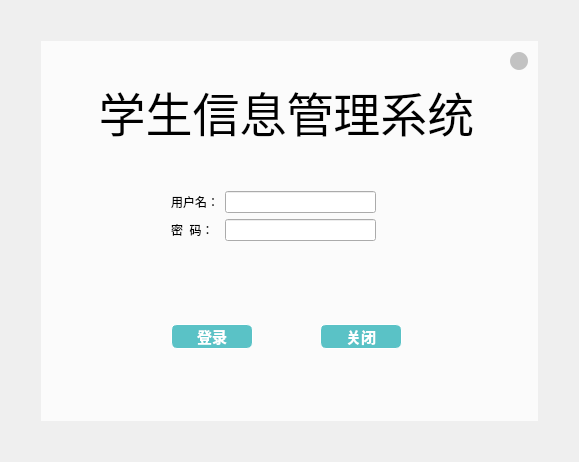
<?xml version="1.0" encoding="UTF-8"?>
<ui version="4.0">
 <class>framelessWidget</class>
 <widget class="QWidget" name="framelessWidget">
  <property name="geometry">
   <rect>
    <x>0</x>
    <y>0</y>
    <width>579</width>
    <height>462</height>
   </rect>
  </property>
  <property name="windowTitle">
   <string>MainWindow</string>
  </property>
  <property name="styleSheet">
   <string notr="true"/>
  </property>
  <layout class="QGridLayout" name="gridLayout_2">
   <item row="0" column="0">
    <layout class="QGridLayout" name="gridLayout">
     <property name="leftMargin">
      <number>0</number>
     </property>
     <property name="topMargin">
      <number>0</number>
     </property>
     <property name="rightMargin">
      <number>0</number>
     </property>
     <property name="bottomMargin">
      <number>0</number>
     </property>
     <item row="0" column="0">
      <layout class="QVBoxLayout" name="verticalLayout">
       <property name="leftMargin">
        <number>30</number>
       </property>
       <property name="topMargin">
        <number>30</number>
       </property>
       <property name="rightMargin">
        <number>30</number>
       </property>
       <property name="bottomMargin">
        <number>30</number>
       </property>
       <item>
        <widget class="QWidget" name="mainWidget" native="true">
         <layout class="QVBoxLayout" name="verticalLayout_3">
          <property name="leftMargin">
           <number>0</number>
          </property>
          <property name="topMargin">
           <number>0</number>
          </property>
          <property name="rightMargin">
           <number>0</number>
          </property>
          <property name="bottomMargin">
           <number>0</number>
          </property>
          <item>
           <layout class="QVBoxLayout" name="mainLayout">
            <property name="spacing">
             <number>0</number>
            </property>
            <item>
             <widget class="QWidget" name="titleBar" native="true">
              <property name="minimumSize">
               <size>
                <width>0</width>
                <height>30</height>
               </size>
              </property>
              <property name="maximumSize">
               <size>
                <width>16777215</width>
                <height>30</height>
               </size>
              </property>
              <property name="styleSheet">
               <string notr="true">#titleBar{

background-color: rgb(251, 251, 251);}</string>
              </property>
              <layout class="QVBoxLayout" name="verticalLayout_2">
               <property name="leftMargin">
                <number>0</number>
               </property>
               <property name="topMargin">
                <number>0</number>
               </property>
               <property name="rightMargin">
                <number>0</number>
               </property>
               <property name="bottomMargin">
                <number>0</number>
               </property>
               <item>
                <layout class="QHBoxLayout" name="horizontalLayout">
                 <property name="topMargin">
                  <number>10</number>
                 </property>
                 <property name="rightMargin">
                  <number>10</number>
                 </property>
                 <item>
                  <spacer name="horizontalSpacer">
                   <property name="orientation">
                    <enum>Qt::Horizontal</enum>
                   </property>
                   <property name="sizeHint" stdset="0">
                    <size>
                     <width>40</width>
                     <height>20</height>
                    </size>
                   </property>
                  </spacer>
                 </item>
                 <item>
                  <widget class="QPushButton" name="Button_close">
                   <property name="minimumSize">
                    <size>
                     <width>18</width>
                     <height>18</height>
                    </size>
                   </property>
                   <property name="maximumSize">
                    <size>
                     <width>18</width>
                     <height>18</height>
                    </size>
                   </property>
                   <property name="styleSheet">
                    <string notr="true">QPushButton{background-color:#c2c2c2;border-radius:9px}
QPushButton:hover {background-color:#cb4042;border-radius:9px;}
QPushButton:pressed {background-color:#ab3b3a;border-radius:9px;}</string>
                   </property>
                   <property name="text">
                    <string/>
                   </property>
                  </widget>
                 </item>
                </layout>
               </item>
              </layout>
             </widget>
            </item>
            <item>
             <widget class="QWidget" name="mainDisplayWidget" native="true">
              <property name="styleSheet">
               <string notr="true">#mainDisplayWidget{
background-color: rgb(251, 251, 251);}</string>
              </property>
              <widget class="QWidget" name="widget" native="true">
               <property name="geometry">
                <rect>
                 <x>130</x>
                 <y>120</y>
                 <width>205</width>
                 <height>88</height>
                </rect>
               </property>
               <layout class="QGridLayout" name="gridLayout_3">
                <item row="2" column="0" colspan="2">
                 <widget class="QWidget" name="Tips_Coum1" native="true">
                  <layout class="QHBoxLayout" name="horizontalLayout_3">
                   <item>
                    <widget class="scrolltext" name="Tips_Coum" native="true"/>
                   </item>
                  </layout>
                 </widget>
                </item>
                <item row="0" column="0">
                 <widget class="QLabel" name="label">
                  <property name="text">
                   <string>用户名：</string>
                  </property>
                 </widget>
                </item>
                <item row="0" column="1">
                 <widget class="QtMaterialAutoComplete" name="lineEdit_User"/>
                </item>
                <item row="1" column="0">
                 <widget class="QLabel" name="label_2">
                  <property name="text">
                   <string>密  码：</string>
                  </property>
                 </widget>
                </item>
                <item row="1" column="1">
                 <widget class="QtMaterialAutoComplete" name="lineEdit__Pwd"/>
                </item>
               </layout>
              </widget>
              <widget class="QWidget" name="widget_2" native="true">
               <property name="geometry">
                <rect>
                 <x>130</x>
                 <y>240</y>
                 <width>231</width>
                 <height>51</height>
                </rect>
               </property>
               <layout class="QHBoxLayout" name="horizontalLayout_2">
                <item>
                 <widget class="QPushButton" name="btn_login">
                  <property name="styleSheet">
                   <string notr="true">  QPushButton {
      border: 0.5px solid white;
      border-radius: 6px;
      background-color: rgb(90,194,198);
      min-width: 80px;
	  font-family: &quot;Microsoft YaHei&quot;;
	  font-size:11pt;
	  font-weight: bold;
	  color:white;
  }
 QPushButton:hover {
	border: 0.5px solid white;
      border-radius: 6px;
      background-color: #1fab89;
      min-width: 80px;
	  font-family: &quot;Microsoft YaHei&quot;;
	  font-size:10pt;
	  font-weight: bold;
	  color:white;
 }</string>
                  </property>
                  <property name="text">
                   <string>登录</string>
                  </property>
                 </widget>
                </item>
                <item>
                 <spacer name="horizontalSpacer_2">
                  <property name="orientation">
                   <enum>Qt::Horizontal</enum>
                  </property>
                  <property name="sizeHint" stdset="0">
                   <size>
                    <width>40</width>
                    <height>20</height>
                   </size>
                  </property>
                 </spacer>
                </item>
                <item>
                 <widget class="QPushButton" name="btn_close">
                  <property name="styleSheet">
                   <string notr="true">  QPushButton {
      border: 0.5px solid white;
      border-radius: 6px;
      background-color: rgb(90,194,198);
      min-width: 80px;
	  font-family: &quot;Microsoft YaHei&quot;;
	  font-size:11pt;
	  font-weight: bold;
	  color:white;
  }
 QPushButton:hover {
	border: 0.5px solid white;
      border-radius: 6px;
      background-color: #1fab89;
      min-width: 80px;
	  font-family: &quot;Microsoft YaHei&quot;;
	  font-size:10pt;
	  font-weight: bold;
	  color:white;
 }</string>
                  </property>
                  <property name="text">
                   <string>关闭</string>
                  </property>
                 </widget>
                </item>
               </layout>
              </widget>
              <widget class="QLabel" name="label_title">
               <property name="geometry">
                <rect>
                 <x>0</x>
                 <y>0</y>
                 <width>491</width>
                 <height>81</height>
                </rect>
               </property>
               <property name="font">
                <font>
                 <family>Microsoft YaHei</family>
                 <pointsize>35</pointsize>
                </font>
               </property>
               <property name="autoFillBackground">
                <bool>false</bool>
               </property>
               <property name="styleSheet">
                <string notr="true">QLable {
		font-family:&quot;Microsoft YaHei&quot;;
		font-size:35px;
		font-weight:bold;
		color:black;
		border:none;

}</string>
               </property>
               <property name="text">
                <string>学生信息管理系统</string>
               </property>
               <property name="alignment">
                <set>Qt::AlignCenter</set>
               </property>
              </widget>
             </widget>
            </item>
           </layout>
          </item>
         </layout>
        </widget>
       </item>
      </layout>
     </item>
    </layout>
   </item>
  </layout>
 </widget>
 <customwidgets>
  <customwidget>
   <class>QtMaterialAutoComplete</class>
   <extends>QLineEdit</extends>
   <header location="global">qtmaterialautocomplete.h</header>
  </customwidget>
  <customwidget>
   <class>scrolltext</class>
   <extends>QWidget</extends>
   <header location="global">scrolltext.h</header>
   <container>1</container>
  </customwidget>
 </customwidgets>
 <resources/>
 <connections/>
</ui>
